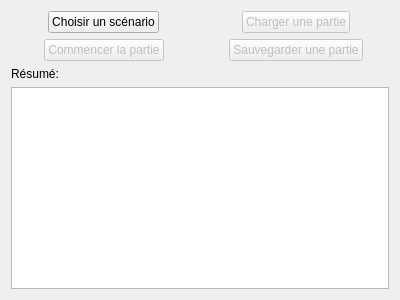
<?xml version="1.0" encoding="UTF-8"?>
<ui version="4.0">
 <class>FirstWidget</class>
 <widget class="QWidget" name="FirstWidget">
  <property name="geometry">
   <rect>
    <x>0</x>
    <y>0</y>
    <width>400</width>
    <height>300</height>
   </rect>
  </property>
  <property name="windowTitle">
   <string>Form</string>
  </property>
  <layout class="QVBoxLayout" name="verticalLayout_3">
   <item>
    <layout class="QHBoxLayout" name="horizontalLayout">
     <item>
      <layout class="QVBoxLayout" name="verticalLayout">
       <item alignment="Qt::AlignHCenter">
        <widget class="QPushButton" name="pb_Choose">
         <property name="text">
          <string>Choisir un scénario</string>
         </property>
         <property name="icon">
          <iconset resource="../ressources.qrc">
           <normaloff>:/icones/file</normaloff>:/icones/file</iconset>
         </property>
        </widget>
       </item>
       <item alignment="Qt::AlignHCenter">
        <widget class="QPushButton" name="pb_Begin">
         <property name="enabled">
          <bool>false</bool>
         </property>
         <property name="text">
          <string>Commencer la partie</string>
         </property>
         <property name="icon">
          <iconset resource="../ressources.qrc">
           <normaloff>:/icones/go</normaloff>:/icones/go</iconset>
         </property>
        </widget>
       </item>
      </layout>
     </item>
     <item>
      <layout class="QVBoxLayout" name="verticalLayout_2">
       <item alignment="Qt::AlignHCenter">
        <widget class="QPushButton" name="pb_Load">
         <property name="enabled">
          <bool>false</bool>
         </property>
         <property name="text">
          <string>Charger une partie</string>
         </property>
         <property name="icon">
          <iconset resource="../ressources.qrc">
           <normaloff>:/icones/load</normaloff>:/icones/load</iconset>
         </property>
        </widget>
       </item>
       <item alignment="Qt::AlignHCenter">
        <widget class="QPushButton" name="pb_Save">
         <property name="enabled">
          <bool>false</bool>
         </property>
         <property name="text">
          <string>Sauvegarder une partie</string>
         </property>
         <property name="icon">
          <iconset resource="../ressources.qrc">
           <normaloff>:/icones/save</normaloff>:/icones/save</iconset>
         </property>
        </widget>
       </item>
      </layout>
     </item>
    </layout>
   </item>
   <item>
    <widget class="QLabel" name="label">
     <property name="text">
      <string>Résumé:</string>
     </property>
    </widget>
   </item>
   <item>
    <widget class="QPlainTextEdit" name="pte_summary">
     <property name="undoRedoEnabled">
      <bool>false</bool>
     </property>
     <property name="readOnly">
      <bool>true</bool>
     </property>
    </widget>
   </item>
  </layout>
 </widget>
 <resources>
  <include location="../ressources.qrc"/>
 </resources>
 <connections/>
</ui>
